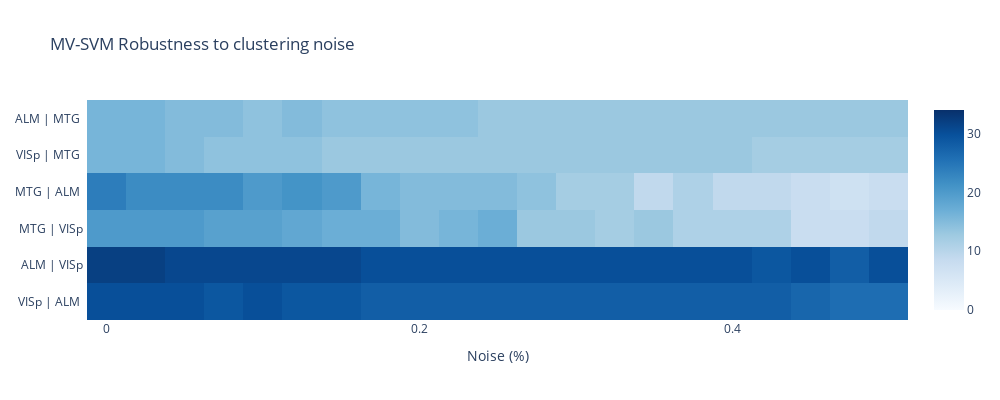

Notebook cell for this chart:
### Code cell
fig = plot_perf(res, 'MV-SVM', epsilons, 'MV-SVM Robustness to clustering noise', 'Noise (%)')
fig.show()
fig.write_image(f"noise/MV-SVM_cnoise.png", scale=4)

### Figure 1 — Plotly figure (JSON) as saved in the notebook; plotly's stock layout.template omitted (floating-point values rounded to 4 significant figures)
{"data": [{"coloraxis": "coloraxis", "hovertemplate": "Noise (%): %{x}<br>y: %{y}<br>color: %{z}<extra></extra>", "name": "0", "type": "heatmap", "x": [0, 0.025, 0.05, 0.075, 0.1, 0.125, 0.15, 0.175, 0.2, 0.225, 0.25, 0.275, 0.3, 0.325, 0.35, 0.375, 0.4, 0.425, 0.45, 0.475, 0.5], "xaxis": "x", "y": [" ALM | MTG  ", "VISp | MTG  ", " MTG | ALM  ", " MTG | VISp ", " ALM | VISp ", "VISp | ALM  "], "yaxis": "y", "z": [[16, 16, 15, 15, 14, 15, 14, 14, 14, 14, 13, 13, 13, 13, 13, 13, 13, 13, 13, 13, 13], [16, 16, 15, 14, 14, 14, 13, 13, 13, 13, 13, 13, 13, 13, 13, 13, 13, 12, 12, 12, 12], [24, 22, 22, 22, 20, 21, 20, 16, 15, 15, 15, 14, 12, 12, 9, 11, 9, 9, 8, 7, 8], [20, 20, 20, 19, 19, 18, 17, 17, 15, 16, 17, 13, 13, 12, 13, 11, 11, 11, 8, 8, 9], [32, 32, 31, 31, 31, 31, 31, 30, 30, 30, 30, 30, 30, 30, 30, 30, 30, 29, 30, 28, 30], [30, 30, 30, 29, 30, 29, 29, 28, 28, 28, 28, 28, 28, 28, 28, 28, 28, 28, 27, 26, 26]]}], "layout": {"coloraxis": {"cmax": 34, "cmin": 0, "colorscale": [[0, "rgb(247,251,255)"], [0.125, "rgb(222,235,247)"], [0.25, "rgb(198,219,239)"], [0.375, "rgb(158,202,225)"], [0.5, "rgb(107,174,214)"], [0.625, "rgb(66,146,198)"], [0.75, "rgb(33,113,181)"], [0.875, "rgb(8,81,156)"], [1, "rgb(8,48,107)"]]}, "height": 400, "title": {"text": "MV-SVM Robustness to clustering noise"}, "width": 1000, "xaxis": {"anchor": "y", "constrain": "domain", "domain": [0, 1], "dtick": 0.2, "scaleanchor": "y", "title": {"text": "Noise (%)"}}, "yaxis": {"anchor": "x", "autorange": "reversed", "constrain": "domain", "domain": [0, 1]}}}
